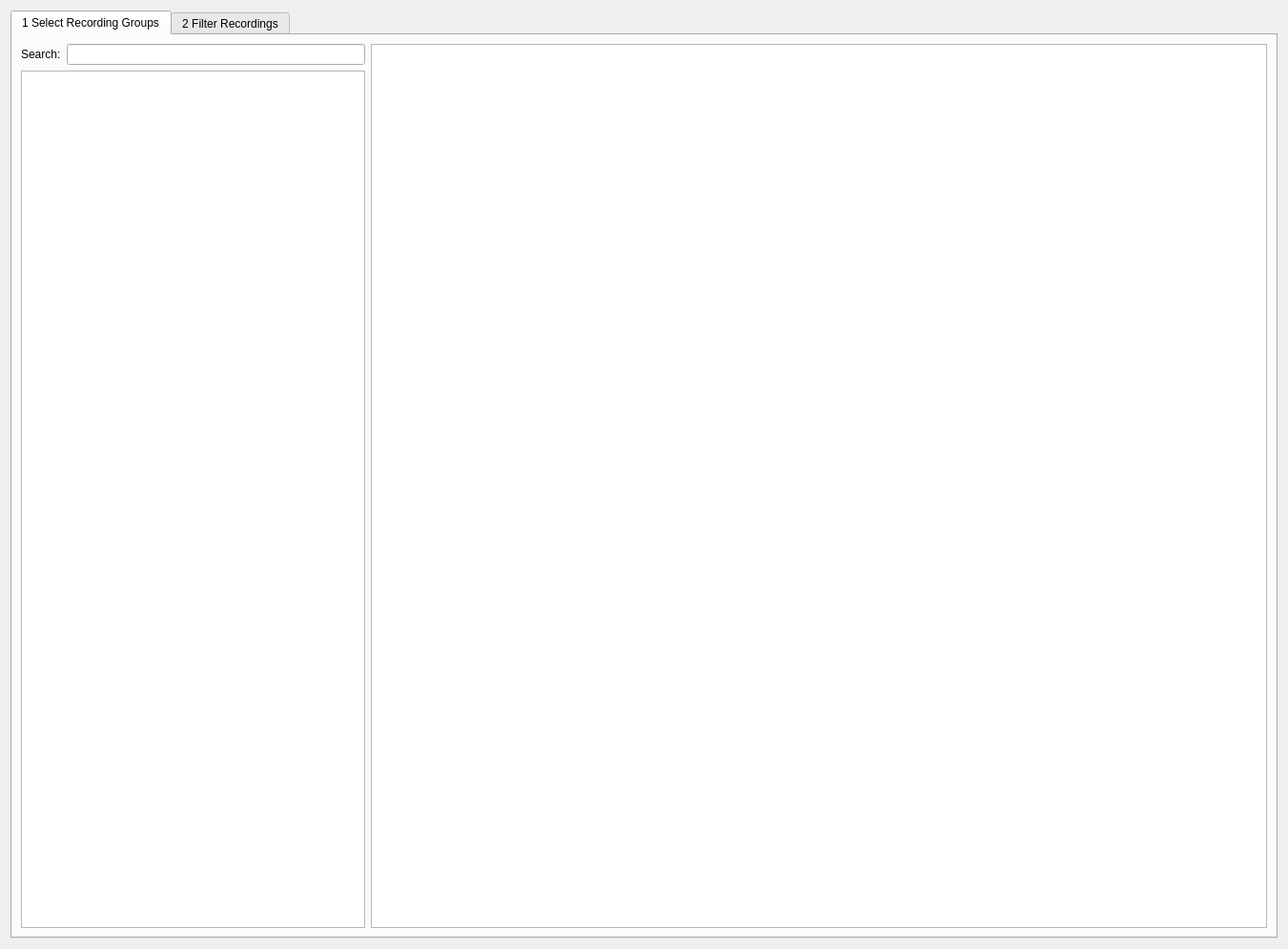
<?xml version="1.0" encoding="UTF-8"?>
<ui version="4.0">
 <class>DataSetFilterView</class>
 <widget class="QWidget" name="DataSetFilterView">
  <property name="geometry">
   <rect>
    <x>0</x>
    <y>0</y>
    <width>1351</width>
    <height>995</height>
   </rect>
  </property>
  <property name="windowTitle">
   <string>Form</string>
  </property>
  <layout class="QGridLayout" name="gridLayout_2">
   <item row="0" column="0">
    <widget class="QTabWidget" name="tabWidget">
     <property name="currentIndex">
      <number>0</number>
     </property>
     <widget class="QWidget" name="tab_inputGroups">
      <attribute name="title">
       <string>1 Select Recording Groups</string>
      </attribute>
      <layout class="QGridLayout" name="gridLayout" columnstretch="0,1,3">
       <item row="0" column="0">
        <widget class="QLabel" name="label">
         <property name="text">
          <string>Search:</string>
         </property>
        </widget>
       </item>
       <item row="0" column="1">
        <widget class="QLineEdit" name="lineEdit_inputSearch"/>
       </item>
       <item row="0" column="2" rowspan="2">
        <widget class="QListWidget" name="listWidget_inputRecordings"/>
       </item>
       <item row="1" column="0" colspan="2">
        <widget class="QListWidget" name="listWidget_inputGroups"/>
       </item>
      </layout>
     </widget>
     <widget class="QWidget" name="tab_filters">
      <attribute name="title">
       <string>2 Filter Recordings</string>
      </attribute>
      <layout class="QGridLayout" name="gridLayout_3" columnstretch="4,2">
       <item row="0" column="0">
        <layout class="QHBoxLayout" name="horizontalLayout">
         <item>
          <widget class="QToolButton" name="toolButton_addFilter">
           <property name="text">
            <string>Add Filter</string>
           </property>
           <property name="popupMode">
            <enum>QToolButton::InstantPopup</enum>
           </property>
           <property name="toolButtonStyle">
            <enum>Qt::ToolButtonTextBesideIcon</enum>
           </property>
           <property name="arrowType">
            <enum>Qt::DownArrow</enum>
           </property>
          </widget>
         </item>
         <item>
          <widget class="QPushButton" name="pushButton_savePreset">
           <property name="text">
            <string>Save as Preset</string>
           </property>
          </widget>
         </item>
         <item>
          <widget class="QPushButton" name="pushButton_loadPreset">
           <property name="text">
            <string>Load Preset</string>
           </property>
          </widget>
         </item>
         <item>
          <spacer name="horizontalSpacer_2">
           <property name="orientation">
            <enum>Qt::Horizontal</enum>
           </property>
           <property name="sizeHint" stdset="0">
            <size>
             <width>40</width>
             <height>20</height>
            </size>
           </property>
          </spacer>
         </item>
        </layout>
       </item>
       <item row="0" column="1">
        <layout class="QHBoxLayout" name="horizontalLayout_2">
         <item>
          <widget class="QLabel" name="label_2">
           <property name="text">
            <string>Data Set:</string>
           </property>
          </widget>
         </item>
         <item>
          <spacer name="horizontalSpacer">
           <property name="orientation">
            <enum>Qt::Horizontal</enum>
           </property>
           <property name="sizeHint" stdset="0">
            <size>
             <width>40</width>
             <height>20</height>
            </size>
           </property>
          </spacer>
         </item>
         <item>
          <widget class="QPushButton" name="pushButton_createAnalysis">
           <property name="text">
            <string>Create New Analysis</string>
           </property>
          </widget>
         </item>
        </layout>
       </item>
       <item row="1" column="1">
        <widget class="QListWidget" name="listWidget_outputGroup"/>
       </item>
       <item row="2" column="1">
        <layout class="QHBoxLayout" name="horizontalLayout_3">
         <item>
          <widget class="QLabel" name="label_outputInfo">
           <property name="text">
            <string>TextLabel</string>
           </property>
          </widget>
         </item>
         <item>
          <widget class="QProgressBar" name="progressBar">
           <property name="value">
            <number>24</number>
           </property>
          </widget>
         </item>
        </layout>
       </item>
       <item row="1" column="0" rowspan="2">
        <widget class="QScrollArea" name="scrollArea_filters">
         <property name="widgetResizable">
          <bool>true</bool>
         </property>
         <widget class="QWidget" name="scrollAreaWidgetContents_filters">
          <property name="geometry">
           <rect>
            <x>0</x>
            <y>0</y>
            <width>868</width>
            <height>899</height>
           </rect>
          </property>
         </widget>
        </widget>
       </item>
      </layout>
     </widget>
    </widget>
   </item>
  </layout>
  <action name="actionStage">
   <property name="text">
    <string>Stage</string>
   </property>
  </action>
  <action name="actionMatchup">
   <property name="text">
    <string>Matchup</string>
   </property>
  </action>
  <action name="actionPlayer">
   <property name="text">
    <string>Player</string>
   </property>
  </action>
  <action name="actionDate">
   <property name="text">
    <string>Date</string>
   </property>
  </action>
  <action name="actionGame">
   <property name="text">
    <string>Game</string>
   </property>
  </action>
  <action name="actionPlayerCount">
   <property name="text">
    <string>PlayerCount</string>
   </property>
  </action>
 </widget>
 <resources/>
 <connections/>
</ui>
